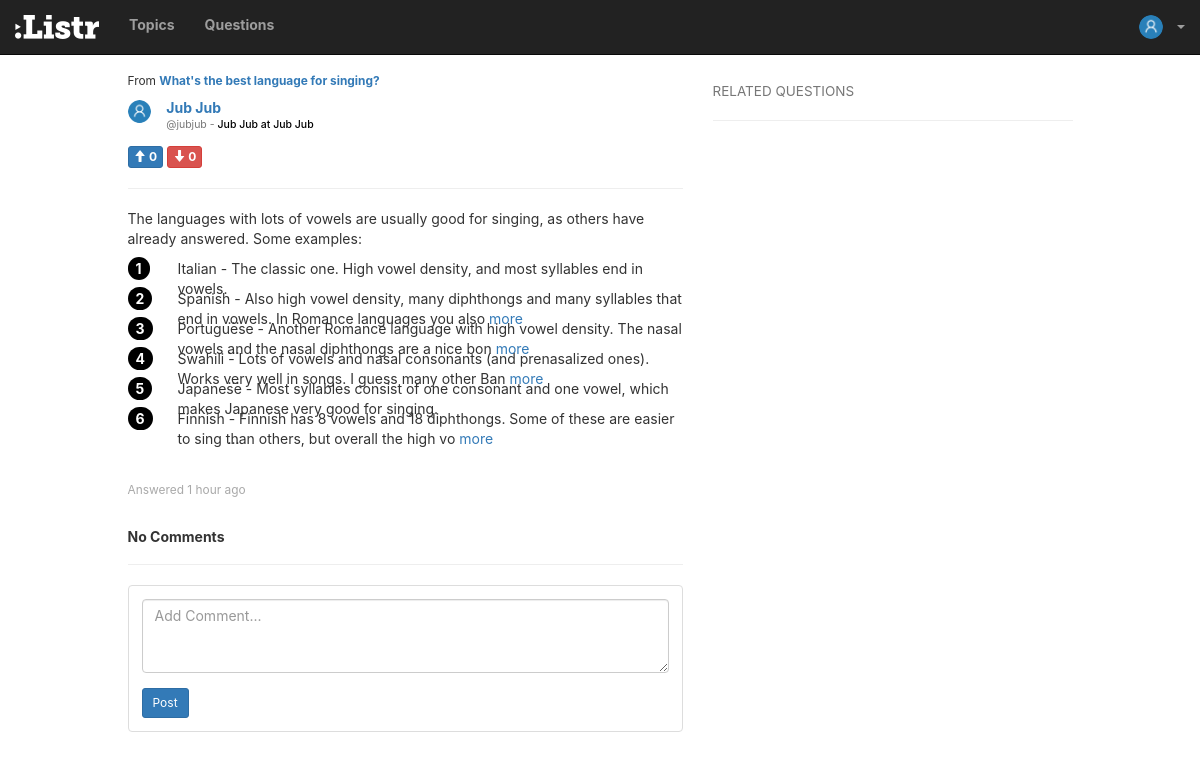
Page /answer/1/ (signed in) on the committed database.
### questions/models.py (models this page shows, shortened)
class Answer(models.Model):
	description = models.CharField(max_length = 100, default = "Description")
	question = models.ForeignKey(Question, on_delete = models.CASCADE)
	respondent = models.ForeignKey(User, on_delete = models.CASCADE)
	answer_date = models.DateTimeField(auto_now_add=True)
	upvotes = models.IntegerField(default = 0)
	downvotes = models.IntegerField(default = 0)
	def __unicode__(self):
		return self.description
	class Meta:
		ordering = ['-answer_date']

class Question(models.Model):
	question = models.CharField(max_length = 30)
	details = models.CharField(max_length = 100, default = "")
	questioner = models.ForeignKey(User, on_delete = models.CASCADE)
	question_date = models.DateTimeField(auto_now_add=True)
	upvotes = models.IntegerField(default = 0)
	downvotes = models.IntegerField(default = 0)
	topic = models.ForeignKey(Topic, blank = True, null = True, on_delete = models.CASCADE)
	image = models.FileField(blank=True)
	def __unicode__(self):
		return self.question
	class Meta:
		ordering = ['-question_date']

class Person(models.Model):
	user = models.OneToOneField(User, related_name="profile")
	description = models.CharField(max_length = 200)
	institution = models.CharField(max_length = 50)
	position = models.CharField(max_length = 50)
	join_date = models.DateTimeField(auto_now_add=True)
	is_verified = models.BooleanField(default = True)
	avatar = models.FileField(blank = True)

class Instruction(models.Model):
	instruction = models.CharField(max_length = 100)
	answer = models.ForeignKey(Answer, on_delete = models.CASCADE)
	number = models.IntegerField(default = 1)
	image = models.FileField(blank=True)
	def __unicode__(self):
		return self.instruction
	class Meta:
		ordering = ['number']

### questions/views.py (the view)
# urls.py: url(r'^answer/(?P<answer_id>[0-9]+)/$', views.answer_detail, name='answer_detail'),
def answer_detail(request, answer_id):
	if not request.user.is_authenticated:
		return redirect('/')
	answer = Answer.objects.get(id = answer_id)
	instructions = Instruction.objects.filter(answer = answer)
	comment_date = []
	date_relative = prettydate(answer.answer_date)
	comments = Comment.objects.filter(answer = answer)
	lencomments = len(comments)
	for item in comments:
		if isinstance(item.comment_date, datetime):
			tmp = prettydate(item.comment_date)
		else:
			tmp = "No date specified"
		comment_date.append(tmp)
	zipped_data = zip(comments, comment_date)
	context = {
		'answer': answer,
		'instructions': instructions,
		'date': date_relative,
		'comments': zipped_data,
		'lencomments': lencomments
	}
	return render(request, 'answer_select.html', context)

### questions/views.py (called while the page is built)
def prettydate(d):
	utc = UTC()
	diff = datetime.now(utc) - d
	s = diff.seconds
	if diff.days > 7 or diff.days < 0:
		return d.strftime('%b %d, %Y')
	elif diff.days == 1:
		return '1 day ago'
	elif diff.days > 1:
		return '{} days ago'.format(diff.days)
	elif s <= 1:
		return 'just now'
	elif s < 60:
		return '{} seconds ago'.format(s)
	elif s < 120:
		return '1 minute ago'
	elif s < 3600:
		return '{} minutes ago'.format(s/60)
	elif s < 7200:
		return '1 hour ago'
	else:
		return '{} hours ago'.format(s/3600)

	def utcoffset(self, dt):
		return ZERO

	def dst(self, dt):
		return ZERO

### questions/templates/answer_select.html (shortened to what this page needs)
{% extends "base.html" %}
{% load static %}
{% block styles %}
  <link rel="stylesheet" href="{% static 'questions/css/steps.css' %}">
{% endblock %}
{% block content %}
  <small>From <b><a href="/questions/{{answer.question.id}}">{{answer.question}}</a></b></small>
  <div class="row" style="margin-top:10px; margin-bottom:10px;">
    <div class="col-xs-1">
{% if user.profile.avatar %}
    <img class="center-cropped" src="{{ answer.respondent.profile.avatar.url }}" width="23px" height="23px" style="border:none;">
  {% else %}
    <img class="center-cropped" src="{% static 'questions/assets/default-user-avatar.png' %}" width="23px" height="23px" style="border:none;">
  {% endif %}
    </div>
    <div class="col-xs-11" style="padding-left: 5px;">
      <h5 style="font-weight:bold; margin-top:0px; margin-bottom:5px;">
        <a href="{% url 'profile' answer.respondent.id %}">{{answer.respondent.first_name}} {{ answer.respondent.last_name}} </a> <br><small>@{{answer.respondent}} - </small><small style="margin-bottom:0px; margin-top:5px; color:black; font-weight:500">{{answer.respondent.profile.position}} at {{answer.respondent.profile.institution}}</small>
      </h5>
    </div>
  </div>
  <div style="margin-top: 5px;">
        <form action="{% url 'answer_upvote' answer.id %}?next={{ request.path }}" method="POST" style="display:inline-block;">
            <button type="submit" class="btn btn-primary btn-xs">
              <span class="glyphicon glyphicon-arrow-up"></span>
              <span style="font-weight:bold">{{answer.upvotes}}</span>
            </button>
        </form>
        <form class="" action="{% url 'answer_downvote' answer.id %}?next={{ request.path }}" method="POST" style="display:inline-block;">
            <button type="submit" class="btn btn-danger btn-xs">
              <span class="glyphicon glyphicon-arrow-down"></span>
              <span style="font-weight:bold">{{answer.downvotes}}</span>
            </button><br>
        </form>
  </div>
  <hr>
  <p style="word-wrap: break-word;">{{answer}}</p>
  <ol class="instructions">
    {% for step in instructions %}
    <li style="word-wrap: break-word" class="more"><span>{{step}}</span></li>
    {% endfor %}
  </ol>
  <br><br>
  <small style="color:darkgray">Answered {{date}}</small>
{% endblock %}
{% block comments %}
  {% include "comments.html" %}
{% endblock %}
{% block rightbar %}
  {% include "rightbar/related.html" %}
{% endblock %}

### questions/static/questions/css/app.css (style rules this page uses)
body { font-family: -apple-system, BlinkMacSystemFont, 'SF UI Text', 'Roboto', 'Segoe UI', 'Helvetica Neue', 'Helvetica', arial, sans-serif; padding-top: 70px; }
.center-cropped { object-fit: cover; object-position: center; border-radius: 500px; border: 0.5px solid lightgray; }

### questions/static/questions/css/steps.css (style rules this page uses)
.instructions { margin: 0; padding: 0; list-style-type: none; list-style-position: inside; }
.instructions li { counter-increment: step-counter; margin-bottom: 10px; position: relative; }
.instructions li span { position: absolute; left: 50px; }
.instructions li::before { content: counter(step-counter); margin-right: 5px; font-size: 1em; font-weight: bold; padding: 3px 8px;; color: white; background: black; border-radius: 100px; }

### rows in the picture
Answer: question "What's the best language for singing?", respondent.first_name "Jub", respondent.last_name "Jub", respondent "jubjub", respondent.profile.position "Jub Jub", respondent.profile.institution "Jub Jub", upvotes "0", downvotes "0", description "The languages with lots of vowels are usually good for singing, as others have already answered. Some examples:"
Instruction: instruction "Italian - The classic one. High vowel density, and most syllables end in vowels."
Instruction: instruction "Spanish - Also high vowel density, many diphthongs and many syllables that end in vowels. In Romance languages you also"
Instruction: instruction "Portuguese - Another Romance language with high vowel density. The nasal vowels and the nasal diphthongs are a nice bon"
Instruction: instruction "Swahili - Lots of vowels and nasal consonants (and prenasalized ones). Works very well in songs. I guess many other Ban"
Instruction: instruction "Japanese - Most syllables consist of one consonant and one vowel, which makes Japanese very good for singing."
Instruction: instruction "Finnish - Finnish has 8 vowels and 18 diphthongs. Some of these are easier to sing than others, but overall the high vo"

### other values in the picture
{{ date }} "1 hour ago"
